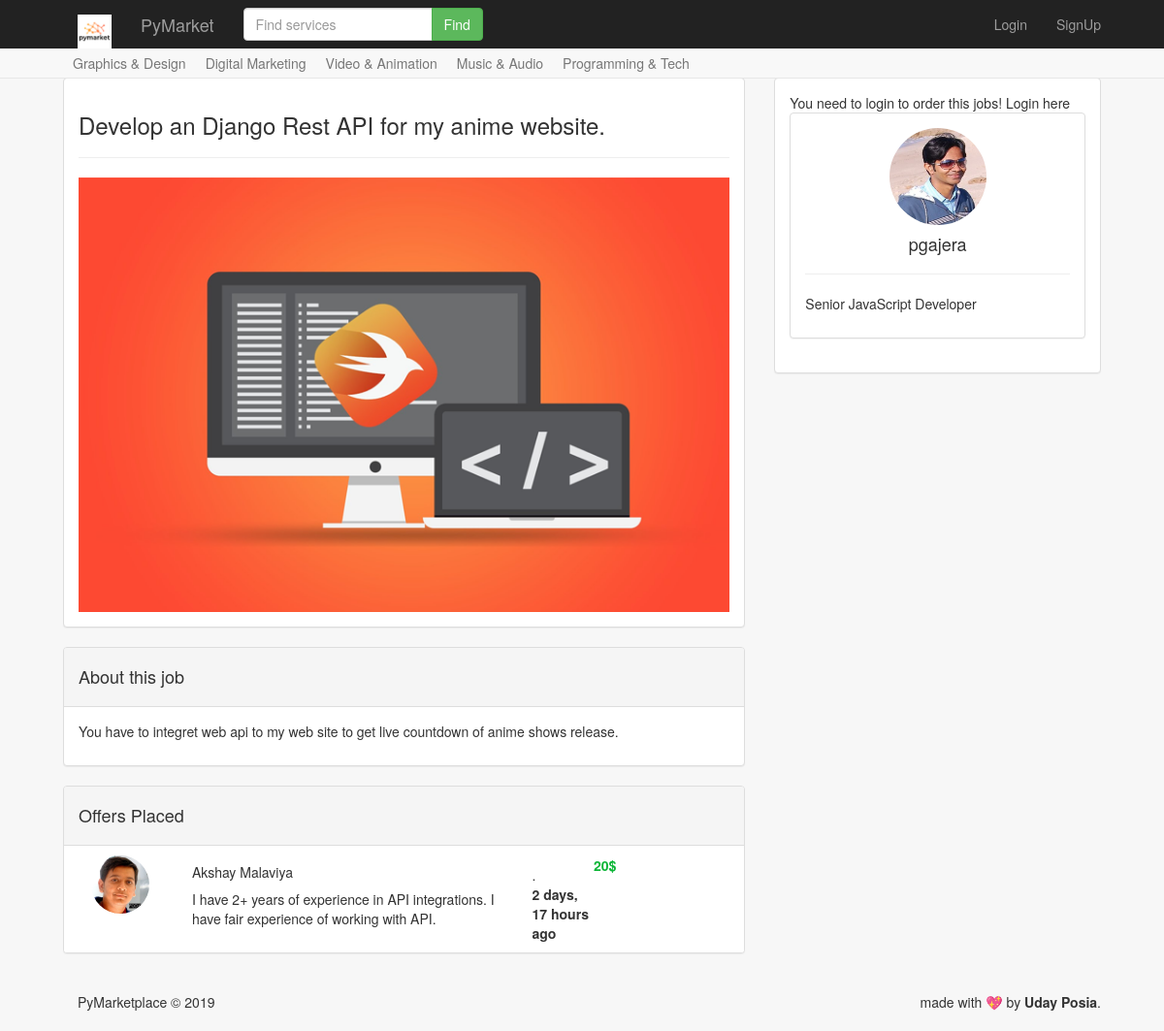
/job/1, run on the app's committed database.
### core/models.py (models this page shows, shortened)
class Jobs(models.Model):
    CATEGORY_CHOICES = (
        ("GD", "Graphics & Design"),
        ("DM", "Digital & Marketing"),
        ("VA", "Video & Animation"),
        ("MA", "Music & Audio"),
        ("PT", "Programming & Tech")
    )
    title = models.CharField(max_length=500)
    job_author = models.ForeignKey(UserDetails, on_delete=models.CASCADE)
    category = models.CharField(max_length=2, choices=CATEGORY_CHOICES)
    description = models.CharField(max_length=1000)
    price = models.IntegerField(default=5)
    photo = models.ImageField()
    active_status = models.BooleanField(default=True)
    job_status = models.BooleanField(default=False)
    created_at = models.DateTimeField(default=timezone.now)
    def __str__(self):
        return self.title

class Orders(models.Model):
    order_author   = models.ForeignKey(UserDetails, on_delete=models.CASCADE)
    job_details    = models.ForeignKey(Jobs, on_delete=models.CASCADE)
    author_offer   = models.CharField(max_length=1000)
    ordered_date   = models.DateTimeField(auto_now_add=True)
    order_deadline = models.DateTimeField()
    order_budget   = models.IntegerField()
    order_status   = models.BooleanField(default=False)
    def __str__(self):
        return self.job_details.title

class UserDetails(models.Model):
    username = models.CharField(max_length=100)
    first_name = models.CharField(max_length=100)
    last_name = models.CharField(max_length=100)
    password = models.CharField(max_length=8)
    avatar = models.ImageField()
    about = models.CharField(max_length=1000)
    slogan = models.CharField(max_length=500)

### core/views.py (the view)
# urls.py: path('job/<int:id>',view_job ,name='view_job'),
def view_job(request, id):
    jobs =Jobs.objects.get(id=id)
    print(jobs)
    orders = Orders.objects.filter(job_details=jobs)
    print(orders)
    return render(request, 'job_detail.html',{'jobs':jobs,'orders':orders})

### templates/job_detail.html (shortened to what this page needs)
{% extends 'base.html' %}
{% load staticfiles %}
{% load humanize %}
{% block page %}
  <div class="row">
    <div class="col-md-8">
      <div class="panel panel-default">
        <div class="panel-body">
          <h3>{{ jobs.title }}</h3>
          <hr>
          <img src="{{ jobs.photo.url }}" class="img-responsive center-block">
        </div>
      </div>
      <div class="panel panel-default">
        <div class="panel-heading">
          <h4>About this job</h4>
        </div>
        <div class="panel-body">
          <p>{{ jobs.description }}</p>
        </div>
      </div>
    <div class="panel panel-default">
        <div class="panel-heading">
          <h4>Offers Placed</h4>
        </div>
        <ul class="list-group">
          {% for order in orders %}
            <li class="list-group-item">
              <div class="row">
                <div class="col-md-2">
                  <img src="{{ order.order_author.avatar.url }}" class="img-circle center-block" height="60">
                </div>
                <div class="col-md-6">
                  <h5>{{ order.order_author.first_name }} {{ order.order_author.last_name }}</h5>
                  <p>{{ order.author_offer }}</p>
                </div>
                <div class="col-md-2">
                  <p><b class="green pull-right">{{ order.job_details.price }}$</b></p>
                  <span class="align-right">. </span>
                  <p><b class=" pull-right align-bottom">{{ order.ordered_date | naturaltime }}</b></p>
                </div>
              </div>
            </li>
          {% endfor %}
        </ul>
      </div>
    </div>
    <div class="col-md-4">
      <div class="panel panel-default">
        <div class="panel-body">
          {% if 'user_obj' in request.session %}
          {% if request.session.user_obj.username == jobs.job_author.username %}
          {% else %}
              <a class="btn btn-success btn-block" href="{% url 'create_order' jobs.id %}">Order Now (${{ jobs.price }})</a>
          </div>
        </div>
          {% endif %}
          {% else %}
            You need to login to order this jobs!
            <a href="/login/">Login here</a>
          {% endif %}
      <div class="panel panel-default">
        <div class="panel-body">
          <img src="{{ jobs.job_author.avatar.url }}" class="img-circle center-block" height="100" width="100">
          <a href=""><h4 class="text-center">{{ jobs.job_author.username }}</h4></a>
          <hr/>
          <p>{{ jobs.job_author.about }}</p>
        </div>
      </div>
    </div>
  </div>
{% endblock %}

### static/css/app.css (style rules this page uses)
body { padding-top: 80px; }
a { color: #323232; }
.green { color: #0bb536; }

### data on the page
Jobs: title "Develop an Django Rest API for my anime website.", photo (picture), description "You have to integret web api to my web site to get live countdown of anime shows release.", job_author.avatar (picture), job_author.username "pgajera", job_author.about "Senior JavaScript Developer"
Orders: order_author.avatar (picture), order_author.first_name "Akshay", order_author.last_name "Malaviya", author_offer "I have 2+ years of experience in API integrations. I have fair experience of working with API.", job_details.price "20", ordered_date "2 days, 17 hours ago"
